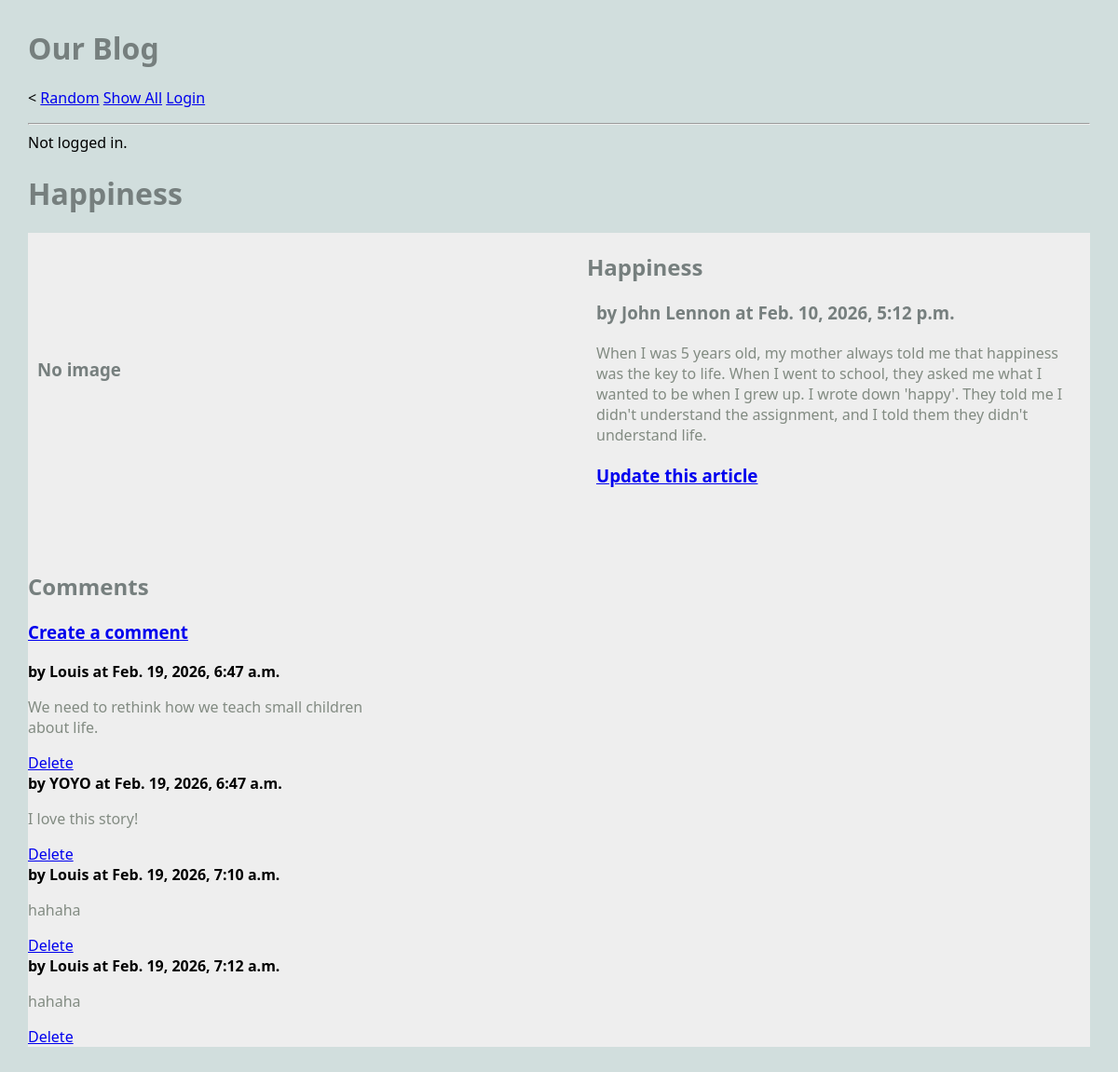
/blog/article/1, run on the app's committed database.
### blog/models.py (models this page shows, shortened)
class Article(models.Model):
    title = models.TextField(blank=False)
    author = models.TextField(blank=False)
    text = models.TextField(blank=False)
    published = models.DateTimeField(auto_now=True)
    image_file = models.ImageField(blank=True) # an actual image
    user = models.ForeignKey(User, on_delete=models.CASCADE) ## NEW
    def get_all_comments(self):
        comments = Comment.objects.filter(article=self)
        return comments

class Comment(models.Model):
    article = models.ForeignKey("Article", on_delete=models.CASCADE)
    author = models.TextField(blank=False)
    text = models.TextField(blank=False)
    published = models.DateTimeField(auto_now=True)
    def __str__(self):
        return f'{self.text}'

### blog/views.py (the view)
# urls.py: path('article/<int:pk>', ArticleView.as_view(), name='article'), # show one article
class ArticleView(DetailView):
    model = Article
    template_name = 'blog/article.html' ## reusing same template!!
    context_object_name = 'article'

### blog/templates/blog/article.html
{% extends 'blog/base.html' %}
{% block content %}
<h1>{{article.title}}</h1>
<main class="grid-container">
    <article class="featured">
        {% if article.image_file %}
        <img src="{{article.image_file.url}}" alt="">
        {% else %}
        <h3>No image</h3>
        {% endif %}
        <div>
            <h2>{{article.title}}</h2>
            <h3>by {{article.author}} at {{article.published}}</h3>
            <p>
                {{article.text}}
            </p>
            <h3>
            <a href="{% url 'update_article' article.pk %}">Update this article</a>
	        </h3>
        </div>
    </article>
    <div>
        <h2>Comments</h2>
        <h3>
            <a href="{% url 'create_comment' article.pk %}">Create a comment</a>
        </h3>
        {% for comment in article.get_all_comments %}
            <div>
                <strong>by {{comment.author}} at {{comment.published}}</strong>
                <p>
                    {{comment.text}}
                </p>
                <a href="{% url 'delete_comment' comment.pk %}">Delete</a>
            </div>
        {% endfor %}
    </div>
</main>
{% endblock %}

### static/styles/styles-blog.css (style rules this page uses)
body { margin: 30px; background: #d1dedd; font-family:'Segoe UI', Tahoma, Geneva, Verdana, sans-serif; }
h1, h2, h3 { color: #767f7e; }
p { color: #828b82; }
.grid-container { background: #eee; max-width: 900px; display: grid; grid-template-columns: repeat(3, 1fr); grid-gap: 10px; max-width: 1200px; margin: 20px auto; }
article.featured { grid-column: span 3; display: grid; gap: 60px; grid-template-columns: 1fr 1fr; align-items: center; border-bottom: 1px #bbc7c7; padding-bottom: 40px; }
article p, article h3 { margin: 20px 10px; }

### data on the page
Article: title "Happiness", author "John Lennon", published "Feb. 10, 2026, 5:12 p.m.", text "When I was 5 years old, my mother always told me that happiness was the key to life. When I went to school, they asked me what I wanted to be when I grew up. I wrote down 'happy'. They told me I didn't understand the assignment, and I told them they didn't understand life."
Comment: author "Louis", published "Feb. 19, 2026, 6:47 a.m.", text "We need to rethink how we teach small children about life."
Comment: author "YOYO", published "Feb. 19, 2026, 6:47 a.m.", text "I love this story!"
Comment: author "Louis", published "Feb. 19, 2026, 7:10 a.m.", text "hahaha"
Comment: author "Louis", published "Feb. 19, 2026, 7:12 a.m.", text "hahaha"
